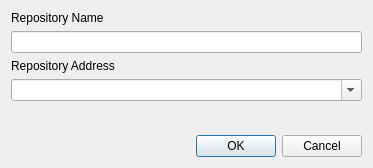
<?xml version="1.0" encoding="UTF-8"?>
<ui version="4.0">
 <class>RepoDialog</class>
 <widget class="QDialog" name="RepoDialog">
  <property name="geometry">
   <rect>
    <x>0</x>
    <y>0</y>
    <width>373</width>
    <height>168</height>
   </rect>
  </property>
  <property name="minimumSize">
   <size>
    <width>373</width>
    <height>168</height>
   </size>
  </property>
  <property name="windowTitle">
   <string>Add New Repository</string>
  </property>
  <property name="windowIcon">
   <iconset>
    <normaloff>../data/tray-zero.png</normaloff>../data/tray-zero.png</iconset>
  </property>
  <property name="modal">
   <bool>true</bool>
  </property>
  <layout class="QGridLayout" name="gridLayout">
   <item row="5" column="0">
    <widget class="QDialogButtonBox" name="buttonBox">
     <property name="orientation">
      <enum>Qt::Horizontal</enum>
     </property>
     <property name="standardButtons">
      <set>QDialogButtonBox::Cancel|QDialogButtonBox::Ok</set>
     </property>
    </widget>
   </item>
   <item row="1" column="0">
    <widget class="QLineEdit" name="repoName"/>
   </item>
   <item row="0" column="0">
    <widget class="QLabel" name="textLabel1">
     <property name="toolTip">
      <string>Name of the repository, e.g &lt;b&gt;pisilinux-devel&lt;/b&gt;</string>
     </property>
     <property name="text">
      <string>Repository Name</string>
     </property>
     <property name="wordWrap">
      <bool>false</bool>
     </property>
    </widget>
   </item>
   <item row="4" column="0">
    <spacer name="verticalSpacer">
     <property name="orientation">
      <enum>Qt::Vertical</enum>
     </property>
     <property name="sizeHint" stdset="0">
      <size>
       <width>20</width>
       <height>40</height>
      </size>
     </property>
    </spacer>
   </item>
   <item row="2" column="0">
    <widget class="QLabel" name="label">
     <property name="text">
      <string>Repository Address</string>
     </property>
    </widget>
   </item>
   <item row="3" column="0">
    <widget class="QComboBox" name="repoAddress">
     <property name="editable">
      <bool>true</bool>
     </property>
     <item>
      <property name="text">
       <string/>
      </property>
     </item>
    </widget>
   </item>
  </layout>
 </widget>
 <resources/>
 <connections>
  <connection>
   <sender>buttonBox</sender>
   <signal>accepted()</signal>
   <receiver>RepoDialog</receiver>
   <slot>accept()</slot>
   <hints>
    <hint type="sourcelabel">
     <x>248</x>
     <y>254</y>
    </hint>
    <hint type="destinationlabel">
     <x>157</x>
     <y>274</y>
    </hint>
   </hints>
  </connection>
  <connection>
   <sender>buttonBox</sender>
   <signal>rejected()</signal>
   <receiver>RepoDialog</receiver>
   <slot>reject()</slot>
   <hints>
    <hint type="sourcelabel">
     <x>316</x>
     <y>260</y>
    </hint>
    <hint type="destinationlabel">
     <x>286</x>
     <y>274</y>
    </hint>
   </hints>
  </connection>
 </connections>
</ui>
